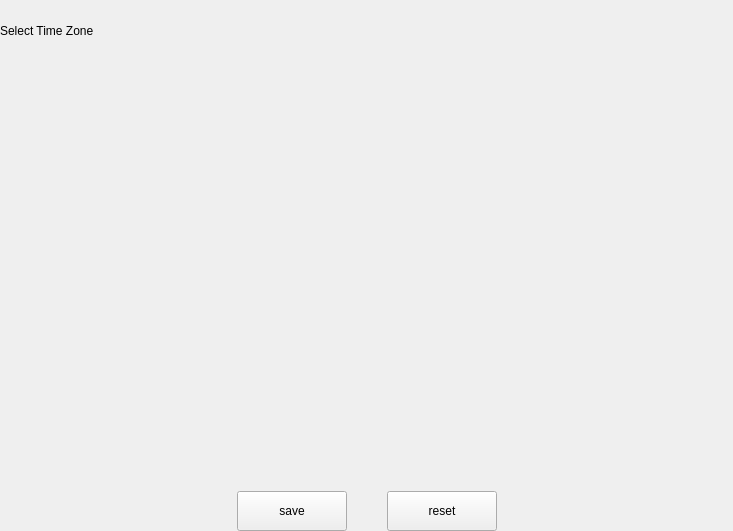
<?xml version="1.0" encoding="UTF-8"?>
<ui version="4.0">
 <class>TimezoneSettings</class>
 <widget class="QWidget" name="TimezoneSettings">
  <property name="geometry">
   <rect>
    <x>0</x>
    <y>0</y>
    <width>733</width>
    <height>531</height>
   </rect>
  </property>
  <property name="windowTitle">
   <string>TimezoneSettings</string>
  </property>
  <layout class="QVBoxLayout" name="verticalLayout">
   <property name="spacing">
    <number>0</number>
   </property>
   <property name="leftMargin">
    <number>0</number>
   </property>
   <property name="topMargin">
    <number>0</number>
   </property>
   <property name="rightMargin">
    <number>0</number>
   </property>
   <property name="bottomMargin">
    <number>0</number>
   </property>
   <item>
    <layout class="QHBoxLayout" name="layout_timeZoneTitle">
     <property name="spacing">
      <number>0</number>
     </property>
     <property name="topMargin">
      <number>24</number>
     </property>
     <property name="bottomMargin">
      <number>10</number>
     </property>
     <item>
      <widget class="QLabel" name="label_timeZone">
       <property name="sizePolicy">
        <sizepolicy hsizetype="Preferred" vsizetype="Preferred">
         <horstretch>0</horstretch>
         <verstretch>0</verstretch>
        </sizepolicy>
       </property>
       <property name="text">
        <string>Select Time Zone</string>
       </property>
      </widget>
     </item>
    </layout>
   </item>
   <item>
    <widget class="KiranTimeZone" name="timezone" native="true"/>
   </item>
   <item>
    <spacer name="verticalSpacer">
     <property name="orientation">
      <enum>Qt::Vertical</enum>
     </property>
     <property name="sizeHint" stdset="0">
      <size>
       <width>20</width>
       <height>40</height>
      </size>
     </property>
    </spacer>
   </item>
   <item>
    <layout class="QHBoxLayout" name="horizontalLayout" stretch="5,0,2,0,5">
     <property name="spacing">
      <number>0</number>
     </property>
     <property name="topMargin">
      <number>24</number>
     </property>
     <item>
      <spacer name="horizontalSpacer">
       <property name="orientation">
        <enum>Qt::Horizontal</enum>
       </property>
       <property name="sizeHint" stdset="0">
        <size>
         <width>40</width>
         <height>20</height>
        </size>
       </property>
      </spacer>
     </item>
     <item>
      <widget class="QPushButton" name="btn_save">
       <property name="sizePolicy">
        <sizepolicy hsizetype="Fixed" vsizetype="Fixed">
         <horstretch>0</horstretch>
         <verstretch>0</verstretch>
        </sizepolicy>
       </property>
       <property name="minimumSize">
        <size>
         <width>110</width>
         <height>40</height>
        </size>
       </property>
       <property name="maximumSize">
        <size>
         <width>110</width>
         <height>40</height>
        </size>
       </property>
       <property name="accessibleName">
        <string>ButtonSave</string>
       </property>
       <property name="text">
        <string>save</string>
       </property>
      </widget>
     </item>
     <item>
      <spacer name="horizontalSpacer_2">
       <property name="orientation">
        <enum>Qt::Horizontal</enum>
       </property>
       <property name="sizeType">
        <enum>QSizePolicy::Fixed</enum>
       </property>
       <property name="sizeHint" stdset="0">
        <size>
         <width>40</width>
         <height>20</height>
        </size>
       </property>
      </spacer>
     </item>
     <item>
      <widget class="QPushButton" name="btn_reset">
       <property name="sizePolicy">
        <sizepolicy hsizetype="Fixed" vsizetype="Fixed">
         <horstretch>0</horstretch>
         <verstretch>0</verstretch>
        </sizepolicy>
       </property>
       <property name="minimumSize">
        <size>
         <width>110</width>
         <height>40</height>
        </size>
       </property>
       <property name="maximumSize">
        <size>
         <width>110</width>
         <height>40</height>
        </size>
       </property>
       <property name="accessibleName">
        <string>ButtonReturn</string>
       </property>
       <property name="text">
        <string>reset</string>
       </property>
      </widget>
     </item>
     <item>
      <spacer name="horizontalSpacer_3">
       <property name="orientation">
        <enum>Qt::Horizontal</enum>
       </property>
       <property name="sizeHint" stdset="0">
        <size>
         <width>40</width>
         <height>20</height>
        </size>
       </property>
      </spacer>
     </item>
    </layout>
   </item>
  </layout>
 </widget>
 <customwidgets>
  <customwidget>
   <class>KiranTimeZone</class>
   <extends>QWidget</extends>
   <header location="global">widgets/kiran-time-zone.h</header>
   <container>1</container>
  </customwidget>
 </customwidgets>
 <resources/>
 <connections/>
</ui>
